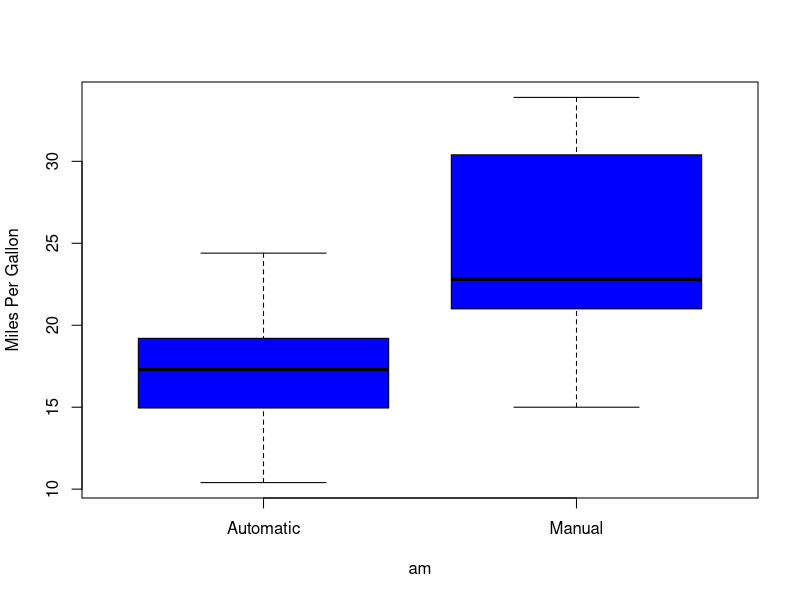

The R script that drew this image:
## ---- chunk 1
library(car)
data(mtcars)
mtcars$am <- factor(mtcars$am, labels=c('Automatic', 'Manual'))
mtcars$cyl <- factor(mtcars$cyl)
mtcars$vs <- factor(mtcars$vs)
mtcars$gear <- factor(mtcars$gear)
mtcars$carb <- factor(mtcars$carb)
## ---- chunk 2
boxplot(mpg ~ am, data=mtcars, col="blue", ylab ="Miles Per Gallon")
## ---- chunk 3
summary(mtcars)
str(mtcars)
## ---- chunk 4
fullfit <- lm(mpg ~ ., data = mtcars)
summary(fullfit)
vif(fullfit)
## ---- chunk 5
fit1 <- lm(mpg ~ am, data = mtcars)
fit2 <- lm(mpg ~ am + drat + wt, data = mtcars)
fit3 <- lm(mpg ~ am + cyl + drat + wt, data = mtcars)
fit4 <- lm(mpg ~ am + cyl + drat + wt + gear, data = mtcars)
fit5 <- lm(mpg ~ am + cyl + drat + wt + carb, data = mtcars)
fit6 <- lm(mpg ~ am + cyl + drat + wt + carb + hp, data = mtcars)
anova(fit1, fit2, fit3, fit4, fit5, fit6, fullfit)
## ---- chunk 6
fit1a <- lm(mpg ~ am, data = mtcars)
fit2a <- lm(mpg ~ am + drat + wt, data = mtcars)
fit3a <- lm(mpg ~ am + carb + drat + wt, data = mtcars)
anova(fit1a, fit2a, fit3a, fullfit)
## ---- chunk 7
fit3 <- lm(mpg ~ am + cyl + drat + wt, data = mtcars)
vif(fit3)
